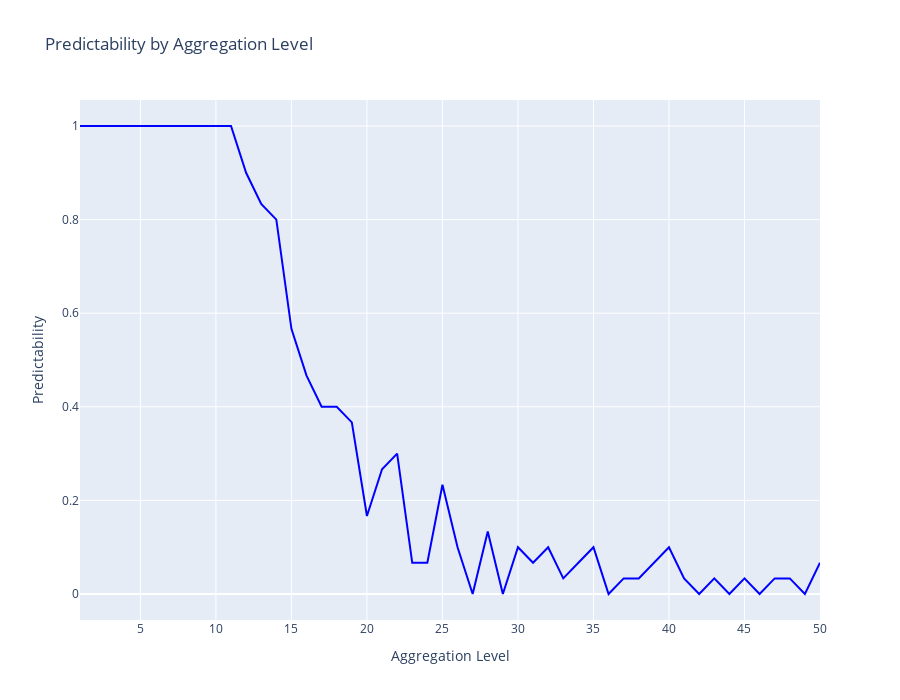
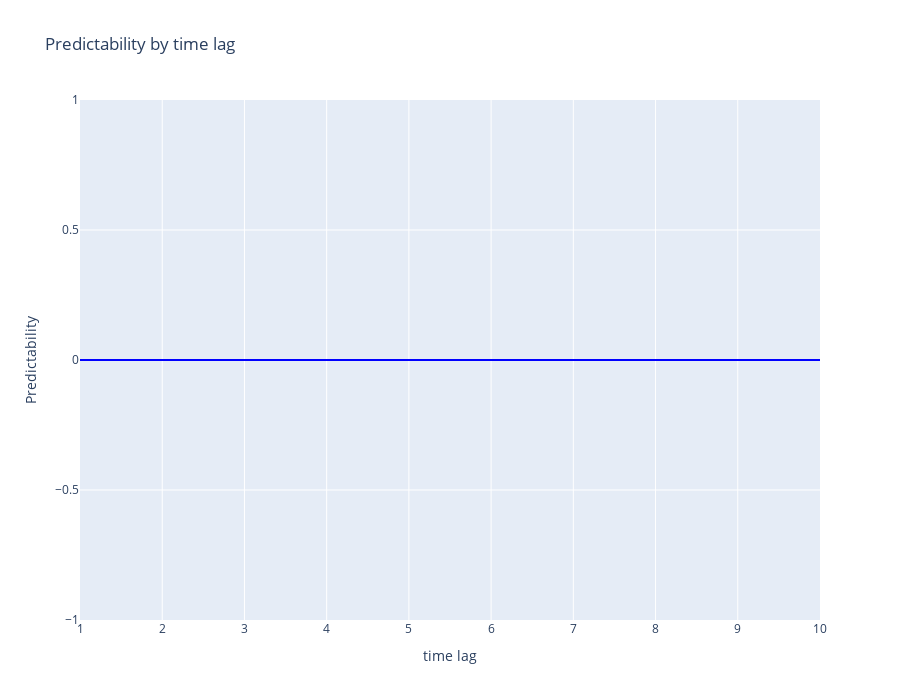

Notebook cell for these charts, in order:
### Markdown cell above
Pour étudier les résultats des tests d'hypothèses sur des données synthétiques générées par les modèles λ, OD et TS, on peut utiliser la classe `DataGenerator` qui possède une méthode dédiée pour chacun des modèles :
- `lambda_model`
- `OD_model`
- `TS_model`

Dans chaque méthode, avec l'argument `plots`, on peut préciser si l'on souhaite les deux graphiques de fractions de jours prévisibles, par niveau d'agrégation et par time lag `plots=(True,True)`.

### Code cell
from data.DataGenerator import DataGenerator
data_gen = DataGenerator()
data_gen.lambda_model(test='NP Statistic',
                      overlapping=True,
                      max_aggregation_level=50,
                      max_time_lag=10,
                      n_days=30,
                      plots=(True,True))

### Figure 1 — Plotly figure (JSON) as saved in the notebook; plotly's stock layout.template omitted (floating-point values rounded to 4 significant figures)
{"data": [{"line": {"color": "blue", "width": 2}, "mode": "lines", "name": "Predictability", "type": "scatter", "x": [1, 2, 3, 4, 5, 6, 7, 8, 9, 10, 11, 12, 13, 14, 15, 16, 17, 18, 19, 20, 21, 22, 23, 24, 25, 26, 27, 28, 29, 30, 31, 32, 33, 34, 35, 36, 37, 38, 39, 40, 41, 42, 43, 44, 45, 46, 47, 48, 49, 50], "y": [1, 1, 1, 1, 1, 1, 1, 1, 1, 1, 1, 0.9, 0.8333, 0.8, 0.5667, 0.4667, 0.4, 0.4, 0.3667, 0.1667, 0.2667, 0.3, 0.06667, 0.06667, 0.2333, 0.1, 0, 0.1333, 0, 0.1, 0.06667, 0.1, 0.03333, 0.06667, 0.1, 0, 0.03333, 0.03333, 0.06667, 0.1, 0.03333, 0, 0.03333, 0, 0.03333, 0, 0.03333, 0.03333, 0, 0.06667]}], "layout": {"height": 700, "title": {"text": "Predictability by Aggregation Level"}, "width": 900, "xaxis": {"title": {"text": "Aggregation Level"}}, "yaxis": {"title": {"text": "Predictability"}}}}

### Figure 2 — Plotly figure (JSON) as saved in the notebook; plotly's stock layout.template omitted (floating-point values rounded to 4 significant figures)
{"data": [{"line": {"color": "blue", "width": 2}, "mode": "lines", "name": "Predictability", "type": "scatter", "x": [1, 2, 3, 4, 5, 6, 7, 8, 9, 10], "y": [0, 0, 0, 0, 0, 0, 0, 0, 0, 0]}], "layout": {"height": 700, "title": {"text": "Predictability by time lag"}, "width": 900, "xaxis": {"title": {"text": "time lag"}}, "yaxis": {"title": {"text": "Predictability"}}}}
